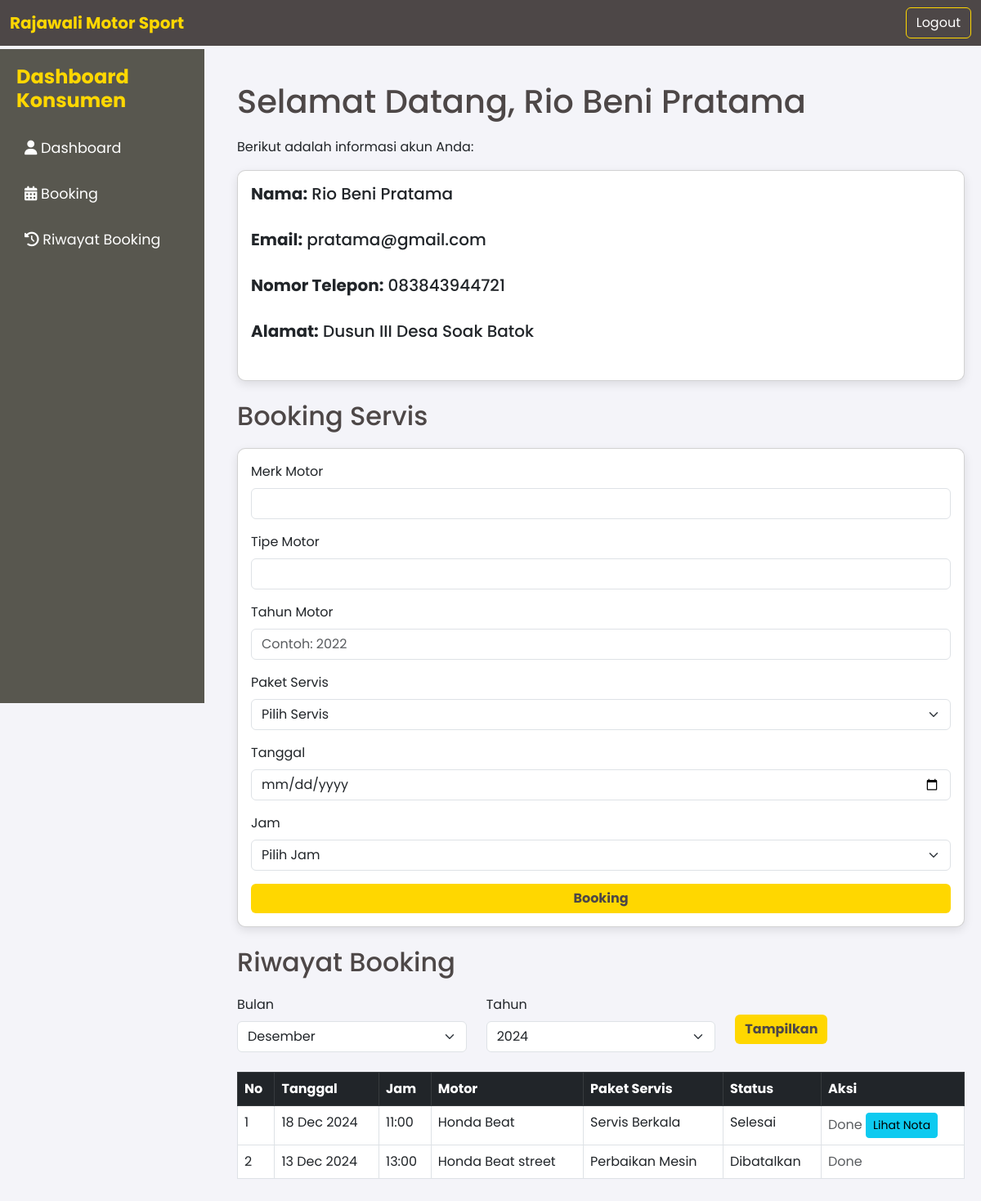
Page /dashboard.php (signed in) on the committed database.
### tables this page shows
CREATE TABLE `bookings` (
  `id` int(11) NOT NULL,
  `user_id` int(11) NOT NULL,
  `booking_date` date NOT NULL,
  `booking_time` time NOT NULL,
  `motor_brand` varchar(50) NOT NULL,
  `motor_type` varchar(50) NOT NULL,
  `motor_year` year(4) NOT NULL,
  `service_package` varchar(100) NOT NULL,
  `status` enum('Pending','Selesai','Dibatalkan') DEFAULT 'Pending',
  `created_at` timestamp NOT NULL DEFAULT current_timestamp(),
  `kerusakan` text DEFAULT NULL,
  `suku_cadang` text DEFAULT NULL,
  `harga_total` decimal(10,2) DEFAULT NULL,
  `payment_method` varchar(50) DEFAULT 'Pending',
  `payment_status` varchar(50) DEFAULT 'Pending',
  `proof_payment` varchar(255) DEFAULT NULL,
  `cost` decimal(10,2) NOT NULL DEFAULT 0.00
);

### dashboard.php (the view, shortened to what this page needs)
<?php
$user_id = $_SESSION['user_id'];
$servername = "localhost";
$username = "root";
$password = "";
$dbname = "rajawali_motor_sport";
$conn = new mysqli($servername, $username, $password, $dbname);
$month = isset($_POST['month']) ? $_POST['month'] : date('m');
$year = isset($_POST['year']) ? $_POST['year'] : date('Y');
$sql = "SELECT * FROM bookings WHERE user_id = ? AND MONTH(booking_date) = ? AND YEAR(booking_date) = ? ORDER BY booking_date DESC, booking_time DESC";
$stmt = $conn->prepare($sql);
$stmt->bind_param("iii", $user_id, $month, $year);
$stmt->execute();
$result = $stmt->get_result();
?>
<!DOCTYPE html>
<html lang="en">
<head>
  <link href="https://cdn.jsdelivr.net/npm/bootstrap@5.3.0/dist/css/bootstrap.min.css" rel="stylesheet">
  <link href="https://cdnjs.cloudflare.com/ajax/libs/font-awesome/6.0.0-beta3/css/all.min.css" rel="stylesheet">
</head>
<body>
  <nav class="navbar navbar-dark">
    <div class="container-fluid">
      <a class="navbar-brand" href="#">Rajawali Motor Sport</a>
      <a href="logout.php" class="btn btn-outline-light">Logout</a>
    </div>
  </nav>
  <div class="sidebar">
    <h2>Dashboard Konsumen</h2>
    <a href="#dashboard"><i class="fas fa-user"></i> Dashboard</a>
    <a href="#booking"><i class="fas fa-calendar-alt"></i> Booking</a>
    <a href="#history"><i class="fas fa-history"></i> Riwayat Booking</a>
  </div>
  <div class="content">
    <section id="dashboard">
      <h1>Selamat Datang, <?php echo $_SESSION['name']; ?></h1>
      <p>Berikut adalah informasi akun Anda:</p>
      <div class="card p-3 mb-4">
        <h5><strong>Nama:</strong> <?php echo $_SESSION['name']; ?></h5><br>
        <h5><strong>Email:</strong> <?php echo $_SESSION['email']; ?></h5><br>
        <h5><strong>Nomor Telepon:</strong> <?php echo $_SESSION['phone']; ?></h5><br>
        <h5><strong>Alamat:</strong> <?php echo $_SESSION['address']; ?></h5><br>
      </div>
    </section>
    <section id="booking">
    <h2>Booking Servis</h2>
    <form action="proccess_booking.php" method="POST" class="card p-3 mb-4">
        <div class="mb-3">
            <label for="motorBrand" class="form-label">Merk Motor</label>
            <input type="text" class="form-control" id="motorBrand" name="motor_brand" required>
        </div>
        <div class="mb-3">
            <label for="motorType" class="form-label">Tipe Motor</label>
            <input type="text" class="form-control" id="motorType" name="motor_type" required>
        </div>
        <div class="mb-3">
            <label for="motorYear" class="form-label">Tahun Motor</label>
            <input type="number" class="form-control" id="motorYear" name="motor_year" required placeholder="Contoh: 2022" min="1900" max="2099">
        </div>
        <div class="mb-3">
            <label for="servicePackage" class="form-label">Paket Servis</label>
            <select class="form-select" id="servicePackage" name="service_package" required>
                <option value="" disabled selected>Pilih Servis</option>
            </select>
        </div>
        <div class="mb-3">
            <label for="bookingDate" class="form-label">Tanggal</label>
            <input type="date" class="form-control" id="bookingDate" name="booking_date" required>
        </div>
        <div class="mb-3">
            <label for="bookingTime" class="form-label">Jam</label>
            <select class="form-select" id="bookingTime" name="booking_time" required>
                <option value="" disabled selected>Pilih Jam</option>
            </select>
        </div>
        <button type="submit" class="btn btn-primary">Booking</button>
    </form>
</section>
<section id="history">
  <h2>Riwayat Booking</h2>
  <form method="POST" class="mb-4">
    <div class="row">
      <div class="col-md-4">
        <label for="month" class="form-label">Bulan</label>
        <select name="month" id="month" class="form-select">
          <option value="12" <?php if ($month == '12') echo 'selected'; ?>>Desember</option>
        </select>
      </div>
      <div class="col-md-4">
        <label for="year" class="form-label">Tahun</label>
        <select name="year" id="year" class="form-select">
          <option value="2024" <?php if ($year == '2024') echo 'selected'; ?>>2024</option>
        </select>
      </div>
      <div class="col-md-4">
        <button type="submit" class="btn btn-primary mt-4">Tampilkan</button>
      </div>
    </div>
  </form>
  <?php if ($result && $result->num_rows > 0): ?>
  <table class="table table-bordered table-hover">
      <thead class="table-dark">
          <tr>
              <th>No</th>
              <th>Tanggal</th>
              <th>Jam</th>
              <th>Motor</th>
              <th>Paket Servis</th>
              <th>Status</th>
              <th>Aksi</th>
          </tr>
      </thead>
      <tbody>
          <?php
          $no = 1;
          while ($booking = $result->fetch_assoc()): ?>
              <tr>
                  <td><?php echo $no++; ?></td>
                  <td><?php echo date('d M Y', strtotime($booking['booking_date'])); ?></td>
                  <td><?php echo date('H:i', strtotime($booking['booking_time'])); ?></td>
                  <td><?php echo htmlspecialchars($booking['motor_brand'] . ' ' . $booking['motor_type']); ?></td>
                  <td><?php echo htmlspecialchars($booking['service_package']); ?></td>
                  <td>
                      <?php
                      if ($booking['status'] === 'Pending') {
                          echo 'Pending';
                      } elseif ($booking['status'] === 'Selesai') {
                          echo 'Selesai';
                      } elseif ($booking['status'] === 'Dibatalkan') {
                          echo 'Dibatalkan';
                      }
                      ?>
                  </td>
                  <td>
                      <?php if ($booking['status'] === 'Pending'): ?>
                          <form action="cancel_booking.php" method="POST" onsubmit="return confirm('Apakah Anda yakin ingin membatalkan booking ini?');">
                              <input type="hidden" name="booking_id" value="<?php echo htmlspecialchars($booking['id']); ?>">
                              <button type="submit" class="btn btn-danger btn-sm">Batalkan</button>
                          </form>
                      <?php else: ?>
                          <span class="text-muted">Done </span>
                      <?php endif; ?>
                      <?php if ($booking['status'] === 'Selesai'): ?>
                          <a href="pembayaran.php?booking_id=<?php echo $booking['id']; ?>" class="btn btn-info btn-sm">Lihat Nota</a>
                      <?php endif; ?>
                  </td>
              </tr>
          <?php endwhile; ?>
      </tbody>
  </table>
  <?php else: ?>
      <p class="text-muted">Tidak ada riwayat booking pada periode ini.</p>
  <?php endif; ?>
</section>
  </div>
</body>
</html>

### dashboard.php (style rules this page uses)
body { font-family: 'Poppins', sans-serif; background-color: #f4f4f9; margin: 0; padding: 0; }
.navbar { background: #4d4747; position: fixed; top: 0; width: 100%; z-index: 1000; }
.navbar .navbar-brand { color: #FFD700; font-weight: bold; }
.navbar .btn { color: #fff; border: 1px solid #FFD700; transition: 0.3s; }
.sidebar { width: 250px; background: #58574f; padding: 20px; height: 100vh; position: fixed; top: 60px; left: 0; color: #fff; }
.sidebar h2 { font-size: 1.5rem; font-weight: bold; color: #FFD700; margin-bottom: 20px; }
.sidebar a { color: #fff; font-size: 1.1rem; text-decoration: none; display: block; margin: 10px 0; padding: 10px; border-radius: 5px; transition: 0.3s; }
.content { margin-left: 270px; margin-top: 80px; padding: 20px; }
.content h1, .content h2 { color: #4d4747; margin-bottom: 20px; }
.content .card { border-radius: 10px; box-shadow: 0 4px 12px rgba(0, 0, 0, 0.1); transition: transform 0.3s ease; }
.btn-primary { background-color: #FFD700; border: none; color: #4d4747; font-weight: bold; transition: 0.3s; }

### rows in the picture
bookings: booking_date "18 Dec 2024", booking_time "11:00", motor_brand+motor_type "Honda Beat", service_package "Servis Berkala", status "Selesai"
bookings: booking_date "13 Dec 2024", booking_time "13:00", motor_brand+motor_type "Honda Beat street", service_package "Perbaikan Mesin", status "Dibatalkan"

### other values in the picture
$_SESSION['name'] "Rio Beni Pratama"
$_SESSION['email'] "pratama@gmail.com"
$_SESSION['phone'] "083843944721"
$_SESSION['address'] "Dusun III Desa Soak Batok"
